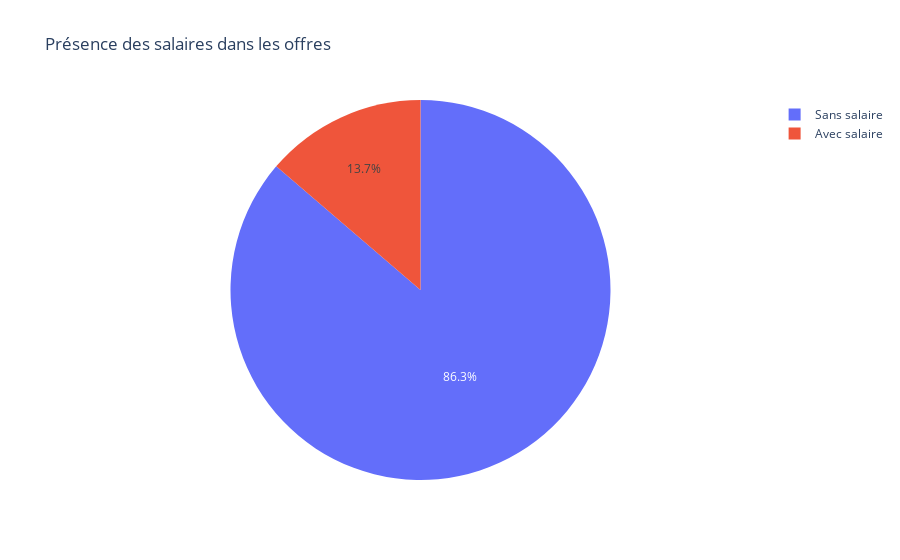

The code cell stored with this chart in its notebook:
### Code cell
# === Visualisation 7 : Nombre d'offres avec ou sans salaire ===
    df["has_salary"] = df["salary_min"].notnull() & df["salary_max"].notnull()
    salary_counts = df["has_salary"].value_counts().rename({True: "Avec salaire", False: "Sans salaire"})
    fig7 = px.pie(values=salary_counts.values, names=salary_counts.index, title="Présence des salaires dans les offres")
    fig7.show()

### Figure 1 — Plotly figure (JSON) as saved in the notebook; plotly's stock layout.template omitted (floating-point values rounded to 4 significant figures)
{"data": [{"domain": {"x": [0, 1], "y": [0, 1]}, "hovertemplate": "label=%{label}<br>value=%{value}<extra></extra>", "labels": ["Sans salaire", "Avec salaire"], "legendgroup": "", "name": "", "showlegend": true, "type": "pie", "values": [1207, 192]}], "layout": {"legend": {"tracegroupgap": 0}, "title": {"text": "Présence des salaires dans les offres"}}}
